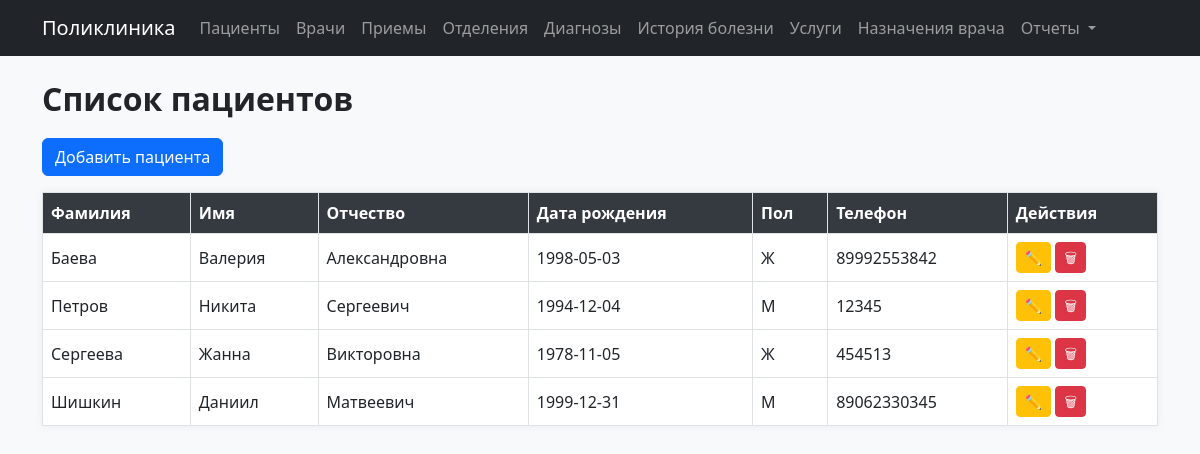
Page /patients on the committed database.
### models.py (models this page shows)
class Patient(db.Model):
    __tablename__ = 'patients'
    id = db.Column(db.Integer, primary_key=True)
    last_name = db.Column(db.String(50), nullable=False)
    first_name = db.Column(db.String(50), nullable=False)
    middle_name = db.Column(db.String(50))
    birth_date = db.Column(db.Date)
    gender = db.Column(db.String(10))
    phone = db.Column(db.String(20))
    appointments = db.relationship('Appointment', backref='patient', lazy=True)
    medical_records = db.relationship('MedicalRecord', backref='patient', lazy=True)

### modules/patients.py (the view)
@patients_bp.route('/patients')
def list_patients():
    patients = Patient.query.all()
    return render_template('patients/list.html', patients=patients)

### templates/patients/list.html
{% extends "index.html" %}
{% block content %}
<h2>Список пациентов</h2>
<a href="/patients/new" class="btn btn-primary mb-3">Добавить пациента</a>
<table class="table table-bordered">
    <thead>
        <tr>
            <th>Фамилия</th>
            <th>Имя</th>
            <th>Отчество</th>
            <th>Дата рождения</th>
            <th>Пол</th>
            <th>Телефон</th>
            <th>Действия</th>
        </tr>
    </thead>
    <tbody>
        {% for patient in patients %}
        <tr>
            <td>{{ patient.last_name }}</td>
            <td>{{ patient.first_name }}</td>
            <td>{{ patient.middle_name }}</td>
            <td>{{ patient.birth_date }}</td>
            <td>{{ patient.gender }}</td>
            <td>{{ patient.phone }}</td>
            <td>
                <a href="/patients/{{ patient.id }}/edit" class="btn btn-warning btn-sm">✏️</a>
                <a href="/patients/{{ patient.id }}/delete" class="btn btn-danger btn-sm">🗑</a>
            </td>
        </tr>
        {% endfor %}
    </tbody>
</table>
{% endblock %}

### static/style.css (style rules this page uses)
body { background-color: #f8f9fa; font-family: 'Segoe UI', sans-serif; }
h2 { font-weight: 600; margin-bottom: 20px; }
.table { background-color: #fff; box-shadow: 0 0 10px rgba(0,0,0,0.05); }
.table th { background-color: #343a40; color: white; }
.table td, .table th { vertical-align: middle; }
.btn { font-weight: 500; }
.btn-sm { padding: 0.25rem 0.5rem; }

### rows in the picture
Patient: last_name "Баева", first_name "Валерия", middle_name "Александровна", birth_date "1998-05-03", gender "Ж", phone "89992553842"
Patient: last_name "Петров", first_name "Никита", middle_name "Сергеевич", birth_date "1994-12-04", gender "М", phone "12345"
Patient: last_name "Сергеева", first_name "Жанна", middle_name "Викторовна", birth_date "1978-11-05", gender "Ж", phone "454513"
Patient: last_name "Шишкин", first_name "Даниил", middle_name "Матвеевич", birth_date "1999-12-31", gender "М", phone "89062330345"
